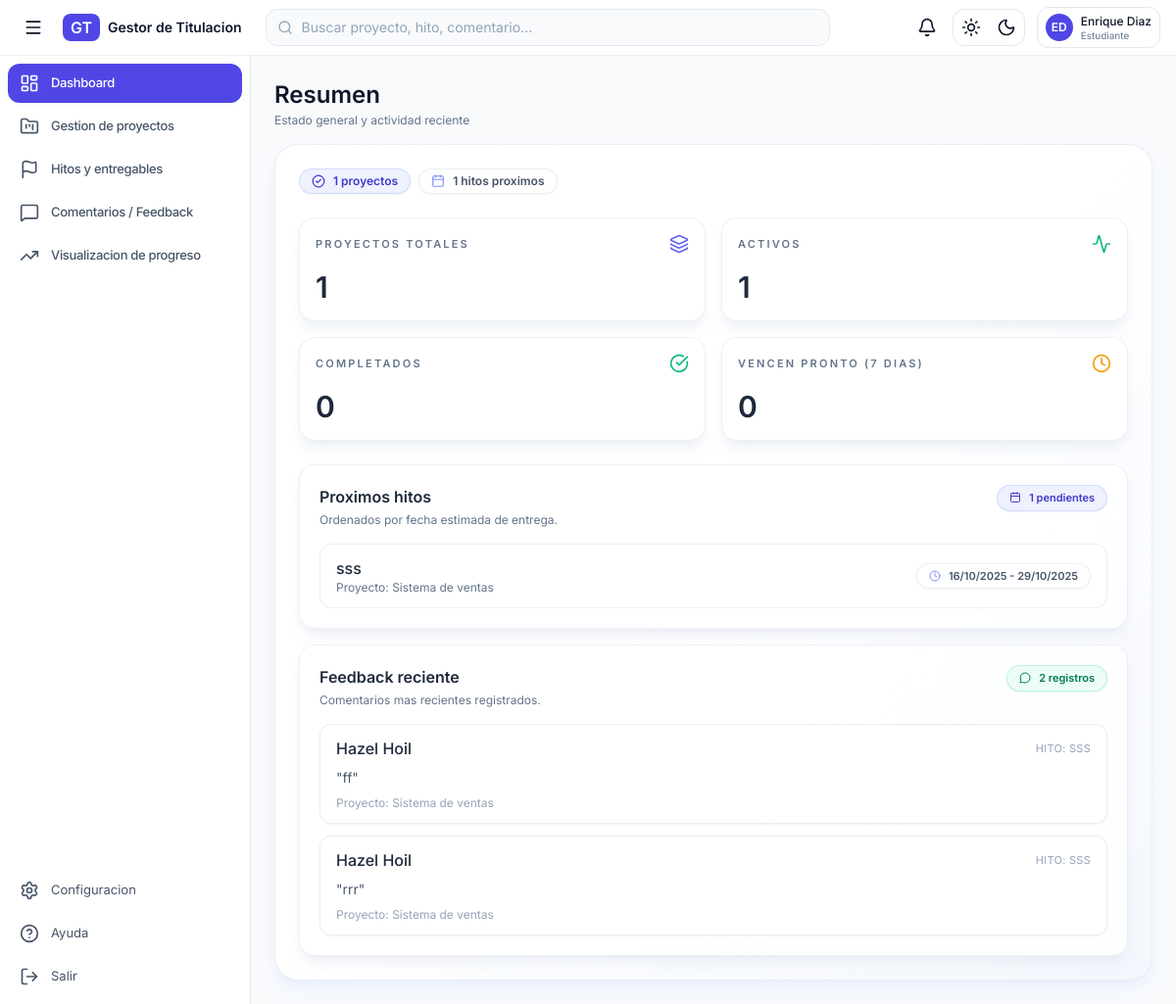
/dashboard (signed in), run on the app's committed database.
### tables this page shows
CREATE TABLE milestones (
    id INTEGER PRIMARY KEY AUTOINCREMENT,
    project_id INTEGER NOT NULL,
    title TEXT NOT NULL,
    description TEXT NULL,
    due_date TEXT NULL,
    status TEXT NOT NULL DEFAULT 'pendiente',
    position INTEGER NULL,
    created_at TEXT NOT NULL,
    updated_at TEXT NOT NULL, start_date TEXT NULL, end_date TEXT NULL,
    FOREIGN KEY(project_id) REFERENCES projects(id) ON DELETE CASCADE
);

CREATE TABLE projects (
    id INTEGER PRIMARY KEY AUTOINCREMENT,
    title TEXT NOT NULL,
    description TEXT NULL,
    student_id INTEGER NOT NULL,
    director_id INTEGER NOT NULL,
    status TEXT NOT NULL DEFAULT 'planificado',
    due_date TEXT NULL,
    created_at TEXT NOT NULL,
    updated_at TEXT NOT NULL, start_date TEXT NULL, end_date TEXT NULL,
    FOREIGN KEY(student_id) REFERENCES users(id) ON DELETE CASCADE,
    FOREIGN KEY(director_id) REFERENCES users(id) ON DELETE CASCADE
);

CREATE TABLE feedback (
    id INTEGER PRIMARY KEY AUTOINCREMENT,
    milestone_id INTEGER NOT NULL,
    author_id INTEGER NOT NULL,
    recipient_id INTEGER NULL,
    content TEXT NOT NULL,
    created_at TEXT NOT NULL,
    FOREIGN KEY(milestone_id) REFERENCES milestones(id) ON DELETE CASCADE,
    FOREIGN KEY(author_id) REFERENCES users(id) ON DELETE CASCADE,
    FOREIGN KEY(recipient_id) REFERENCES users(id) ON DELETE SET NULL
);

CREATE TABLE users (
    id INTEGER PRIMARY KEY AUTOINCREMENT,
    full_name TEXT NOT NULL,
    email TEXT NOT NULL UNIQUE,
    password TEXT NOT NULL,
    role TEXT NOT NULL,
    matricula TEXT NULL,
    department TEXT NULL,
    created_at TEXT NOT NULL,
    updated_at TEXT NOT NULL
, avatar_path TEXT NULL, email_verified_at TEXT NULL, verification_token TEXT NULL, verification_token_expires_at TEXT NULL);

### app/Views/dashboard/components/sections/dashboard-overview.php (shortened to what the rows shown need)
<?php
$isDashboardActive = ($activeTab ?? 'dashboard') === 'dashboard';
?>
<section id="section-dashboard" data-section="dashboard" class="space-y-8<?= $isDashboardActive ? '' : ' hidden'; ?>">
  <article class="rounded-3xl border border-slate-200/70 bg-gradient-to-br from-white via-white to-indigo-50/40 p-6 shadow-lg shadow-indigo-100/50 transition dark:border-slate-800/70 dark:from-slate-900 dark:via-slate-900 dark:to-slate-950/70 dark:shadow-none">
    <div class="flex flex-col gap-6">
      <div class="grid grid-cols-1 gap-4 xl:grid-cols-2">
        <article class="rounded-2xl border border-slate-200/60 bg-white/80 p-5 shadow-lg shadow-slate-200/60 transition hover:-translate-y-0.5 hover:border-indigo-200 hover:shadow-xl dark:border-slate-800/60 dark:bg-slate-900/60 dark:shadow-none">
          <div class="flex flex-col gap-3 sm:flex-row sm:items-center sm:justify-between">
            <div class="space-y-1">
              <h2 class="text-base font-semibold text-slate-800 dark:text-slate-100">Proximos hitos</h2>
            </div>
          </div>
          <div class="mt-4 space-y-3">
            <?php if ($upcomingMilestones === []): ?>
              <p class="rounded-2xl border border-dashed border-slate-300/80 bg-slate-50/70 px-4 py-6 text-center text-sm text-slate-500 dark:border-slate-700/60 dark:bg-slate-900/50">Sin hitos programados en los proximos dias.</p>
            <?php else: ?>
              <?php foreach ($upcomingMilestones as $item): ?>
                <div class="rounded-xl border border-slate-200/70 bg-white/90 px-4 py-3 transition hover:border-indigo-200 hover:bg-white dark:border-slate-800/60 dark:bg-slate-950/40 dark:hover:border-indigo-900/50">
                  <div class="flex flex-col gap-3 md:flex-row md:items-center md:justify-between">
                    <div>
                      <p class="font-medium text-slate-800 dark:text-slate-100"><?= e($item['title']); ?></p>
                      <p class="text-xs text-slate-500">Proyecto: <?= e($item['project_title']); ?></p>
                    </div>
                    <span class="inline-flex items-center gap-2 rounded-full border border-slate-200/70 bg-white/80 px-3 py-1 text-[11px] font-semibold text-slate-600 shadow-sm dark:border-slate-700/60 dark:bg-slate-900/70 dark:text-slate-200">
                      <i data-lucide="clock" class="h-3 w-3 text-indigo-400"></i>
                      <?= e(format_dashboard_period($item['start_date'] ?? null, $item['end_date'] ?? ($item['due_date'] ?? null))); ?>
                    </span>
                  </div>
                </div>
              <?php endforeach; ?>
            <?php endif; ?>
          </div>
        </article>
        <article class="rounded-2xl border border-slate-200/60 bg-white/80 p-5 shadow-lg shadow-slate-200/60 transition hover:-translate-y-0.5 hover:border-indigo-200 hover:shadow-xl dark:border-slate-800/60 dark:bg-slate-900/60 dark:shadow-none">
          <div class="flex flex-col gap-3 sm:flex-row sm:items-center sm:justify-between">
            <div class="space-y-1">
              <h2 class="text-base font-semibold text-slate-800 dark:text-slate-100">Feedback reciente</h2>
            </div>
          </div>
          <div class="mt-4 space-y-3">
            <?php if ($recentFeedback === []): ?>
              <p class="rounded-2xl border border-dashed border-slate-300/80 bg-slate-50/70 px-4 py-6 text-center text-sm text-slate-500 dark:border-slate-700/60 dark:bg-slate-900/50">Aun no hay comentarios registrados.</p>
            <?php else: ?>
              <?php foreach ($recentFeedback as $comment): ?>
                <div class="rounded-xl border border-slate-200/70 bg-white/90 px-4 py-3 shadow-sm transition hover:border-emerald-200 hover:bg-white dark:border-slate-800/60 dark:bg-slate-950/40 dark:hover:border-emerald-900/50">
                  <div class="flex flex-col gap-2">
                    <div class="flex flex-wrap items-center justify-between gap-2">
                      <p class="font-medium text-slate-800 dark:text-slate-100"><?= e($comment['author_name']); ?></p>
                      <span class="text-[11px] uppercase tracking-wide text-slate-400">Hito: <?= e($comment['milestone_title']); ?></span>
                    </div>
                    <p class="text-sm text-slate-600 dark:text-slate-300">"<?= e($comment['content']); ?>"</p>
                    <p class="text-xs text-slate-400">Proyecto: <?= e($comment['project_title']); ?></p>
                  </div>
                </div>
              <?php endforeach; ?>
            <?php endif; ?>
          </div>
        </article>
      </div>
    </div>
  </article>
</section>

### data on the page
milestones: title "sss", project.title "Sistema de ventas", start_date+end_date "16/10/2025 - 29/10/2025"
feedback: author.full_name "Hazel Hoil", milestone.title "SSS", content "ff", projects.title "Sistema de ventas"
feedback: author.full_name "Hazel Hoil", milestone.title "SSS", content "rrr", projects.title "Sistema de ventas"

### other printed values
$avatarInitials "ED"
$fullName "Enrique Diaz"
$role "Estudiante"
$item['label'] "Dashboard"
$item['label'] "Gestion de proyectos"
$item['label'] "Hitos y entregables"
$item['label'] "Comentarios / Feedback"
$item['label'] "Visualizacion de progreso"
$stats['total'] "1"
$upcomingCount "1"
$card['label'] "PROYECTOS TOTALES"
$card['value'] "1"
$card['label'] "ACTIVOS"
$card['label'] "COMPLETADOS"
$card['value'] "0"
